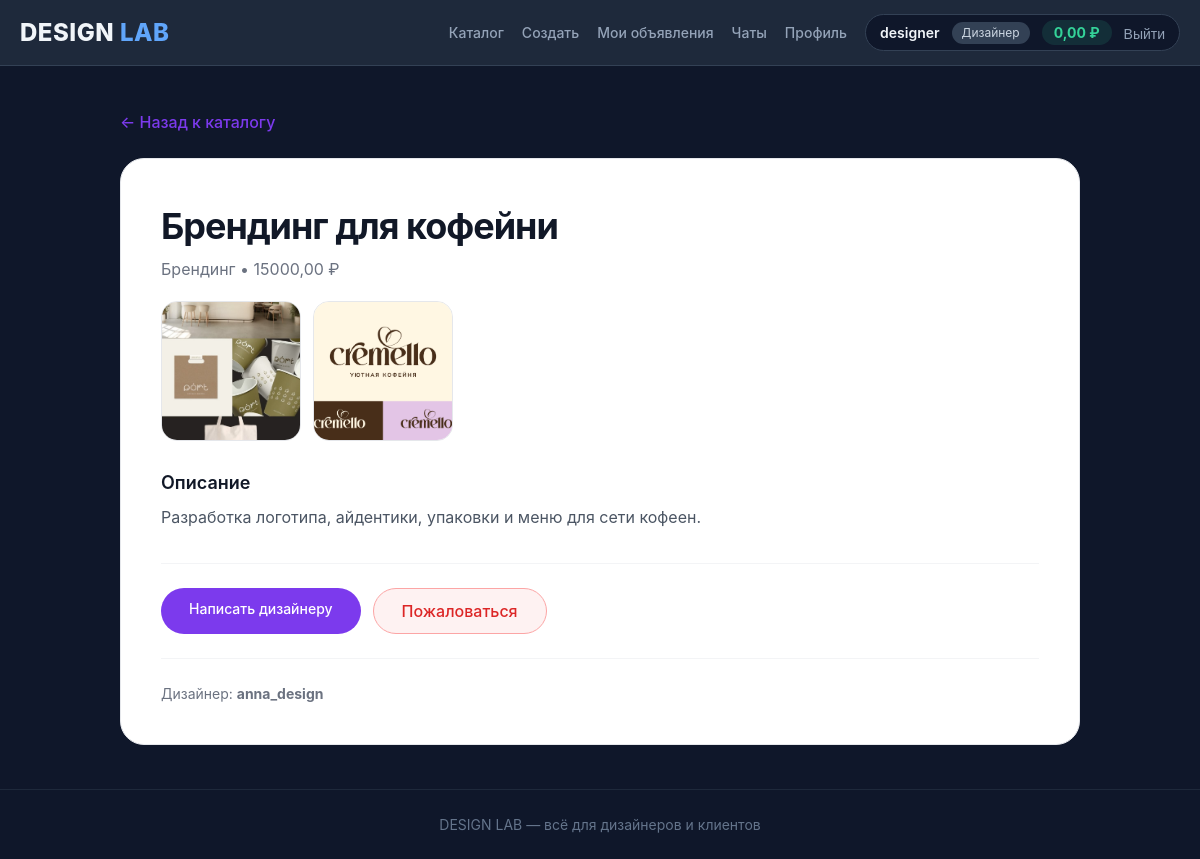
Screenshot of /services/10/ (signed in) with the database file from the repository.
### accounts/models.py (models this page shows, shortened)
class User(AbstractUser):
    ROLE_CHOICES = [
        ('admin', 'Администратор'),
        ('designer', 'Дизайнер'),
        ('client', 'Клиент'),
    ]
    role = models.CharField(max_length=20, choices=ROLE_CHOICES, default='client')
    phone = models.CharField(max_length=20, blank=True)
    avatar = models.ImageField(upload_to='avatars/', blank=True, null=True)
    bio = models.TextField(blank=True)
    company = models.CharField(max_length=200, blank=True)
    gender = models.CharField(max_length=10, blank=True)
    birth_date = models.DateField(null=True, blank=True)
    age = models.IntegerField(null=True, blank=True)
    created_at = models.DateTimeField(auto_now_add=True)
    last_seen = models.DateTimeField(null=True, blank=True)
    balance = models.DecimalField(max_digits=10, decimal_places=2, default=0, verbose_name='Баланс (руб)')
    @property
    def is_admin(self):
        return self.role == 'admin'

### projects/models.py (models this page shows, shortened)
class Service(models.Model):
    SPHERE_CHOICES = [
        ('branding', 'Брендинг'),
        ('web', 'Веб-дизайн'),
        ('graphic', 'Графический дизайн'),
        ('interior', 'Интерьеры'),
        ('other', 'Другое'),
    ]
    designer = models.ForeignKey(settings.AUTH_USER_MODEL, on_delete=models.CASCADE, related_name='services', limit_choices_to={'role': 'designer'}, verbose_name='Дизайнер')
    title = models.CharField(max_length=200, verbose_name='Название услуги')
    description = models.TextField(verbose_name='Описание')
    sphere = models.CharField(max_length=20, choices=SPHERE_CHOICES, verbose_name='Сфера')
    price = models.DecimalField(max_digits=10, decimal_places=2, default=0, verbose_name='Цена (₽)')
    is_active = models.BooleanField(default=True, verbose_name='Активно')
    created_at = models.DateTimeField(auto_now_add=True, verbose_name='Дата создания')
    class Meta:
        verbose_name = 'Услуга'
        verbose_name_plural = 'Услуги'
        ordering = ['-created_at']

class ServiceImage(models.Model):
    service = models.ForeignKey(Service, on_delete=models.CASCADE, related_name='images', verbose_name='Услуга')
    image = models.ImageField(upload_to='services/', verbose_name='Изображение')
    class Meta:
        verbose_name = 'Фото услуги'
        verbose_name_plural = 'Фото услуг'

### core/views.py (the view)
# urls.py: path('services/<int:service_id>/', views.service_detail, name='service_detail'),
@login_required
def service_detail(request, service_id):
    service = get_object_or_404(Service, id=service_id)
    favorites_ids = []
    if request.user.role == 'client':
        favorites_ids = Favorite.objects.filter(client=request.user).values_list('service_id', flat=True)
    unread_count = Message.objects.filter(receiver=request.user, is_read=False).count()
    return render(request, 'service_detail.html', {
        'service': service,
        'favorites_ids': list(favorites_ids),
        'unread_count': unread_count,
    })

### templates/service_detail.html (shortened to what this page needs)
{% extends 'base.html' %}
{% block content %}
<div style="max-width: 960px; margin: 0 auto;">
    <a href="{% url 'services_list' %}" style="color: #7c3aed; text-decoration: none; font-weight: 500; display: inline-block; margin-bottom: 24px;">
        ← Назад к каталогу
    </a>
    <div style="background: #ffffff; border: 1px solid #e5e7eb; border-radius: 24px; padding: 40px;">
        <div style="display: flex; justify-content: space-between; align-items: flex-start; gap: 20px; flex-wrap: wrap;">
            <div>
                <h1 style="font-size: 36px; font-weight: 700; color: #111827; letter-spacing: -1px; margin-bottom: 4px;">
                    {{ service.title }}
                </h1>
                <p style="color: #6b7280; font-size: 16px; margin-bottom: 20px;">
                    {{ service.get_sphere_display }} • {{ service.price }} ₽
                </p>
            </div>
        </div>
        <div style="display: flex; gap: 12px; flex-wrap: wrap; margin-bottom: 28px;">
            {% for image in service.images.all %}
                <img src="{{ image.image.url }}" alt="{{ service.title }}" style="width: 140px; height: 140px; object-fit: cover; border-radius: 16px; border: 1px solid #e5e7eb;">
            {% empty %}
                <div style="color: #9ca3af; font-size: 14px;">Нет изображений</div>
            {% endfor %}
        </div>
        <div style="margin-bottom: 32px;">
            <h3 style="font-size: 18px; font-weight: 600; color: #111827; margin-bottom: 8px;">Описание</h3>
            <p style="color: #4b5563; font-size: 16px; line-height: 1.7;">
                {{ service.description }}
            </p>
        </div>
        <div style="display: flex; gap: 12px; flex-wrap: wrap; padding-top: 24px; border-top: 1px solid #f3f4f6;">
            {% if user == service.designer %}
                <a href="{% url 'edit_service' service.id %}" style="display: inline-block; padding: 10px 28px; border-radius: 40px; font-size: 14px; font-weight: 500; border: none; cursor: pointer; transition: 0.2s ease; background: #7c3aed; color: #fff; text-decoration: none;">
                    Редактировать
                </a>
                <a href="{% url 'delete_service' service.id %}" style="display: inline-block; padding: 10px 28px; border-radius: 40px; font-size: 14px; font-weight: 500; border: none; cursor: pointer; transition: 0.2s ease; background: #dc2626; color: #fff; text-decoration: none;">
                    Удалить
                </a>
            {% else %}
                <a href="{% url 'chat_detail' service.designer.id %}" style="display: inline-block; padding: 10px 28px; border-radius: 40px; font-size: 14px; font-weight: 500; border: none; cursor: pointer; transition: 0.2s ease; background: #7c3aed; color: #fff; text-decoration: none;">
                    Написать дизайнеру
                </a>
                <a href="{% url 'complain' service.id %}" style="background: #fef2f2; border: 1px solid #fca5a5; padding: 10px 28px; border-radius: 40px; text-decoration: none; color: #dc2626; font-weight: 500; transition: 0.2s;">
                    Пожаловаться
                </a>
            {% endif %}
        </div>
        {% if user != service.designer %}
            <div style="margin-top: 24px; padding-top: 24px; border-top: 1px solid #f3f4f6;">
                <p style="color: #6b7280; font-size: 14px;">
                    Дизайнер: <strong>{{ service.designer.get_full_name|default:service.designer.username }}</strong>
                </p>
            </div>
        {% endif %}
    </div>
</div>
{% endblock %}

### templates/base.html (shortened to what this page needs)
<!DOCTYPE html>
<html lang="ru">
<head>
</head>
<body>
    <header class="header">
        <div class="container">
            <div class="header-content">
                <a href="/" class="logo">DESIGN <span>LAB</span></a>
                <div class="nav">
                    {% if user.is_authenticated %}
                        <a href="{% url 'services_list' %}">Каталог</a>
                        {% if user.role == 'designer' %}
                            <a href="{% url 'create_service' %}">Создать</a>
                            <a href="{% url 'my_services' %}">Мои объявления</a>
                            <a href="{% url 'chats_list' %}">
                                Чаты
                            </a>
                            <a href="{% url 'profile' %}">Профиль</a>
                        {% endif %}
                        <div class="user-info">
                            <span class="user-name">{{ user.username }}</span>
                            <span class="user-role">{{ user.get_role_display }}</span>
                            <span class="user-balance">{{ user.balance }} ₽</span>
                            <form method="post" action="{% url 'logout' %}" style="display:inline;">
                                <button type="submit" class="logout-btn">Выйти</button>
                            </form>
                        </div>
                    {% else %}
                        <a href="{% url 'login' %}">Вход</a>
                        <a href="{% url 'register' %}">Регистрация</a>
                    {% endif %}
                </div>
            </div>
        </div>
    </header>
    <main class="main">
        <div class="container">
            {% block content %}
            {% endblock %}
        </div>
    </main>
    <footer class="footer">
        <div class="container">
            DESIGN LAB — всё для дизайнеров и клиентов
        </div>
    </footer>
</body>
</html>

### templates/base.html (style rules this page uses)
* { margin: 0; padding: 0; box-sizing: border-box; }
body { font-family: -apple-system, BlinkMacSystemFont, 'Segoe UI', Roboto, Arial, sans-serif; background: #0f172a; color: #e2e8f0; line-height: 1.5; }
.container { max-width: 1200px; margin: 0 auto; padding: 0 20px; }
.header { background: #1e293b; border-bottom: 1px solid #334155; padding: 14px 0; position: sticky; top: 0; z-index: 100; }
.header-content { display: flex; justify-content: space-between; align-items: center; flex-wrap: wrap; gap: 12px; }
.logo { font-size: 24px; font-weight: 800; color: #f1f5f9; text-decoration: none; letter-spacing: 0.5px; }
.logo span { color: #60a5fa; }
.nav { display: flex; gap: 18px; align-items: center; flex-wrap: wrap; }
.nav a { text-decoration: none; color: #94a3b8; font-size: 14px; font-weight: 500; transition: color 0.2s; }
.user-info { display: flex; align-items: center; gap: 12px; background: #0f172a; border: 1px solid #334155; padding: 5px 14px; border-radius: 30px; }
.user-name { font-weight: 600; font-size: 14px; color: #f1f5f9; }
.user-role { font-size: 12px; color: #cbd5e1; background: #334155; padding: 2px 10px; border-radius: 30px; }
.user-balance { font-size: 14px; font-weight: 700; color: #34d399; background: rgba(52, 211, 153, 0.12); padding: 2px 12px; border-radius: 30px; }
.logout-btn { background: none; border: none; color: #94a3b8; cursor: pointer; font-size: 14px; transition: color 0.2s; }
.main { padding: 44px 0; min-height: 70vh; }
.footer { text-align: center; padding: 24px 0; color: #64748b; border-top: 1px solid #1e293b; font-size: 14px; }

### rows the page displays
User: username "designer", role "Дизайнер", balance "0,00"
Service: title "Брендинг для кофейни", sphere "Брендинг", price "15000,00", description "Разработка логотипа, айдентики, упаковки и меню для сети кофеен.", designer.get_full_name "anna_design"
ServiceImage: image (picture)
ServiceImage: image (picture)
